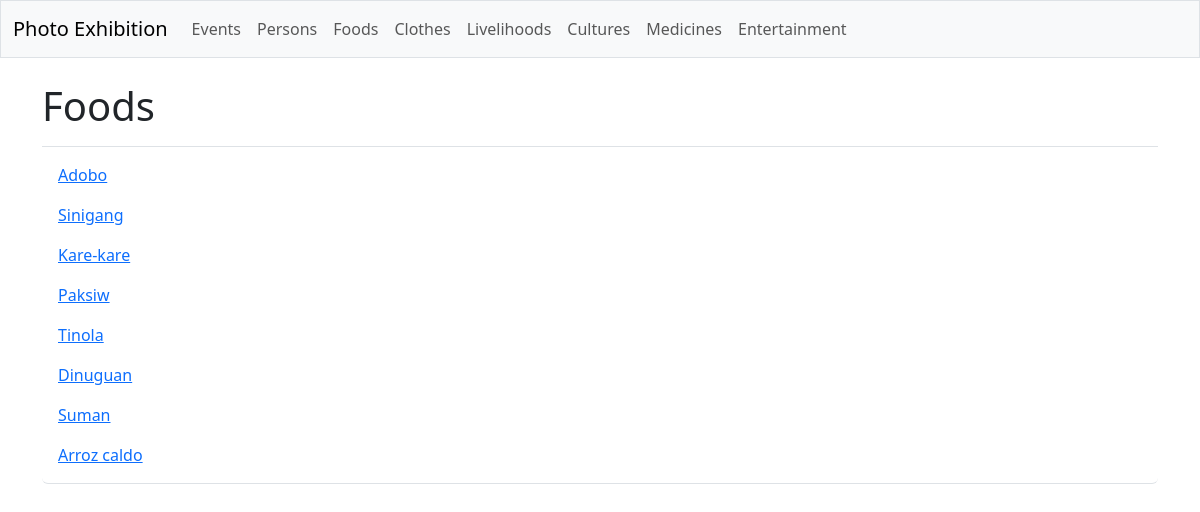
Screenshot of /galleries/foods with the database file from the repository.
### galleries/models.py (models this page shows, shortened)
class Food(models.Model):
    food_text = models.CharField(max_length=200)

### galleries/views.py (the view)
# urls.py: path('foods', views.foods, name='foods'),
def foods(request):
    foods = Food.objects.all()
    context = {'foods': foods}
    return render(request, 'galleries/foods.html', context)

### galleries/templates/galleries/foods.html
{% extends 'galleries/base.html' %}
{% block page_header %}
  <h1>Foods</h1>
{% endblock page_header %}
{% block content %}
  <ul class="list-group border-bottom pb-2 mb-4">
    {% for food in foods %}
      <li class="list-group-item border-0">
        <a href="{% url 'galleries:food_detail' food.id %}">
          {{ food.food_text }}</a>
      </li>
    {% empty %}
      <li class="list-group-item border-0">No foods have been added yet.</li>
    {% endfor %}
  </ul>
{% endblock content %}

### rows the page displays
Food: food_text "Adobo"
Food: food_text "Sinigang"
Food: food_text "Kare-kare"
Food: food_text "Paksiw"
Food: food_text "Tinola"
Food: food_text "Dinuguan"
Food: food_text "Suman"
Food: food_text "Arroz caldo"
